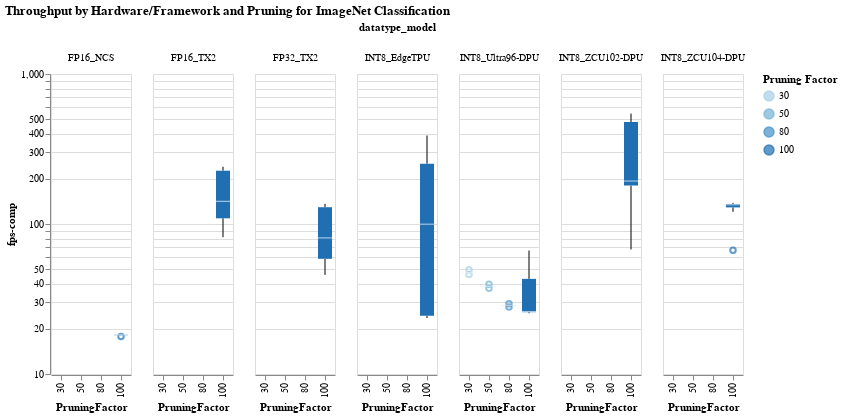

Notebook cell for this chart:
### Code cell
#hide_input
#%run scripts/altair_plots.py  #run the plot script if it wasn't previously run
boxplot(df=imagenet_df, xaxis='PruningFactor', yaxis="fps-comp", color_col= 'PruningFactor', facet_column='datatype_model' , title="Throughput by Hardware/Framework and Pruning for ImageNet Classification")
